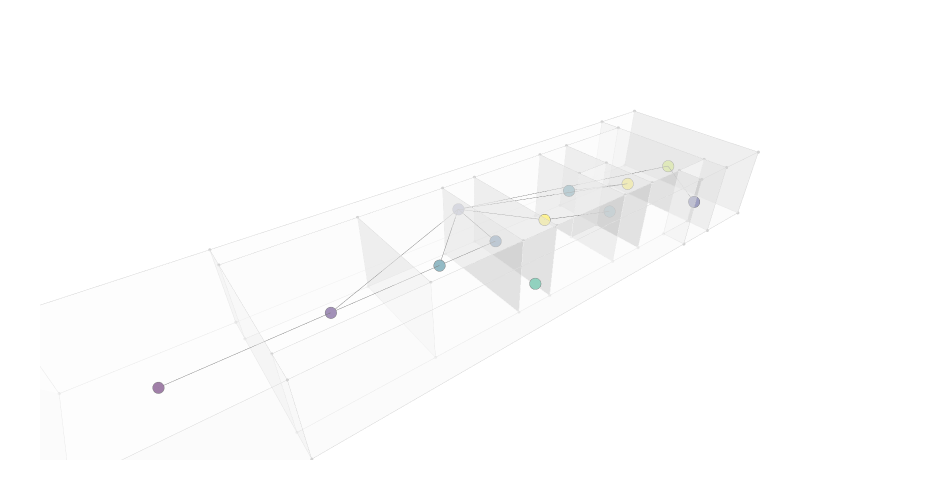

The notebook cell this image was saved under:
### Code cell
g = Graph.ByTopology(house, direct=False, directApertures=True)
graph_data = Plotly.DataByGraph(g, vertexSize=4, vertexGroupKey="label", vertexLabelKey="title", vertexGroups=[0,1,2,3,4,5,6,7,8,9])
bldg_data = Plotly.DataByTopology(house, faceOpacity=0.5, edgeColor="lightgrey", vertexColor="lightgrey")
# bldg_data = []
# graph_data = []
fig = Plotly.FigureByData(graph_data+bldg_data)
Plotly.Show(fig, renderer='jupyterlab')

### Figure 1 — Plotly figure (JSON) as saved in the notebook; plotly's stock layout.template omitted (floating-point values rounded to 4 significant figures; data arrays with more than 128 entries replaced by an {"elided": "..."} marker saying what was removed)
{"data": [{"hoverinfo": "text", "legendgroup": "4", "legendrank": 4, "marker": {"color": [4, 3, 9, 10, 2, 0, 4, 4, 2, 1, 10, 6], "colorscale": [[0, "#440154"], [0.1111, "#482878"], [0.2222, "#3e4989"], [0.3333, "#31688e"], [0.4444, "#26828e"], [0.5556, "#1f9e89"], [0.6667, "#35b779"], [0.7778, "#6ece58"], [0.8889, "#b5de2b"], [1, "#fde725"]], "line": {"color": "black", "width": 0.5}, "size": 4, "symbol": "circle"}, "mode": "markers", "name": "Graph Vertices", "showlegend": false, "text": ["WC 2 (4)", "Kitchen (3)", "Backyard (9)", "Bedroom 2 (10)", "Corridor 1 (2)", "Parking (0)", "WC 1 (4)", "Dining Room (4)", "Service (2)", "Living Room (1)", "Bedroom 1 (10)", "Garden (6)"], "type": "scatter3d", "x": [4.375, 3.25, 3.25, 3.25, 0.5, 3.25, 2.125, 3.25, 6, 3.25, 3.25, 6], "y": [18.8, 13.75, 24.35, 16.25, 14.05, 2.5, 18.8, 11.25, 22.23, 7.25, 21.35, 13.18], "z": [1.5, 1.5, 1.5, 1.5, 1.5, 1.5, 1.5, 1.5, 1.5, 1.5, 1.5, 1.5]}, {"hoverinfo": "text", "legendgroup": "5", "legendrank": 5, "line": {"color": "black", "width": 1}, "mode": "lines", "name": "Graph Edges", "showlegend": false, "text": "", "type": "scatter3d", "x": [3.25, 4.375, null, 0.5, 3.25, null, 3.25, 3.25, null, 3.25, 6, null, 0.5, 3.25, null, 0.5, 3.25, null, 0.5, 3.25, null, 0.5, 3.25, null, 0.5, 3.25, null, 3.25, 3.25, null, 3.25, 2.125, null, 3.25, 3.25, null], "y": [16.25, 18.8, null, 14.05, 13.75, null, 13.75, 11.25, null, 24.35, 22.23, null, 14.05, 24.35, null, 14.05, 16.25, null, 14.05, 21.35, null, 14.05, 11.25, null, 14.05, 7.25, null, 2.5, 7.25, null, 21.35, 18.8, null, 7.25, 11.25, null], "z": [1.5, 1.5, null, 1.5, 1.5, null, 1.5, 1.5, null, 1.5, 1.5, null, 1.5, 1.5, null, 1.5, 1.5, null, 1.5, 1.5, null, 1.5, 1.5, null, 1.5, 1.5, null, 1.5, 1.5, null, 1.5, 1.5, null, 1.5, 1.5, null]}, {"hoverinfo": "text", "hovertext": "", "legendgroup": "1", "legendrank": 1, "marker": {"color": "lightgrey", "size": 1.1}, "mode": "markers", "name": "Topology Vertices", "showlegend": false, "text": "", "type": "scatter3d", "x": [0, 1, 5.5, 6.5, 6.5, 0, 1, 0, 5.5, 6.5, 6.5, 0, 0, 1, 1, 1, 1, 1, 1, 0, 1, 1, 1, 1, 1, 1, 5.5, 5.5, 5.5, 6.5, 5.5, 5.5, 5.5, 5.5, 5.5, 6.5, 5.5, 5.5, 5.5, 5.5, 0, 6.5, 6.5, 5.5, 0, 6.5, 6.5, 5.5, 3.25, 3.25, 3.25, 3.25], "y": [5, 5, 5, 5, 0, 0, 5, 5, 5, 5, 0, 0, 23.1, 23.1, 19.6, 18, 14.5, 13, 9.5, 23.1, 23.1, 19.6, 18, 14.5, 13, 9.5, 9.5, 9.5, 21.35, 21.35, 13, 14.5, 18, 19.6, 21.35, 21.35, 13, 14.5, 18, 19.6, 25.6, 25.6, 23.1, 23.1, 25.6, 25.6, 23.1, 23.1, 19.6, 19.6, 18, 18], "z": [0, 0, 0, 0, 0, 0, 3, 3, 3, 3, 3, 3, 0, 0, 0, 0, 0, 0, 0, 3, 3, 3, 3, 3, 3, 3, 0, 3, 0, 0, 0, 0, 0, 0, 3, 3, 3, 3, 3, 3, 0, 0, 0, 0, 3, 3, 3, 3, 0, 3, 0, 3]}, {"hoverinfo": "text", "legendgroup": "2", "legendrank": 2, "line": {"color": "lightgrey", "width": 1}, "marker": {"size": 0}, "mode": "lines", "name": "Topology Edges", "showlegend": false, "text": "", "type": "scatter3d", "x": {"elided": "300 float values"}, "y": {"elided": "300 float values"}, "z": {"elided": "300 int values"}}, {"cmax": 1, "cmin": 0, "color": "#FAFAFA", "colorscale": [[0, "#440154"], [0.1111, "#482878"], [0.2222, "#3e4989"], [0.3333, "#31688e"], [0.4444, "#26828e"], [0.5556, "#1f9e89"], [0.6667, "#35b779"], [0.7778, "#6ece58"], [0.8889, "#b5de2b"], [1, "#fde725"]], "flatshading": true, "hoverinfo": "text", "hovertext": "", "i": {"elided": "156 int values"}, "j": {"elided": "156 int values"}, "k": {"elided": "156 int values"}, "legendgroup": "3", "legendrank": 3, "lighting": {"facenormalsepsilon": 0}, "name": "Topology Faces", "opacity": 0.5, "showlegend": false, "showscale": false, "text": "", "type": "mesh3d", "x": [5.5, 6.5, 6.5, 1, 0, 0, 1, 0, 5.5, 6.5, 6.5, 0, 1, 0, 1, 1, 1, 1, 1, 1, 0, 1, 1, 1, 1, 1, 5.5, 5.5, 6.5, 5.5, 5.5, 5.5, 5.5, 5.5, 6.5, 5.5, 5.5, 5.5, 5.5, 5.5, 6.5, 6.5, 5.5, 0, 6.5, 0, 6.5, 5.5, 3.25, 3.25, 3.25, 3.25], "y": [5, 5, 0, 5, 0, 5, 5, 5, 5, 5, 0, 0, 9.5, 23.1, 23.1, 19.6, 18, 14.5, 13, 23.1, 23.1, 19.6, 18, 14.5, 13, 9.5, 9.5, 9.5, 21.35, 14.5, 18, 19.6, 21.35, 13, 21.35, 21.35, 13, 14.5, 18, 19.6, 25.6, 23.1, 23.1, 25.6, 25.6, 25.6, 23.1, 23.1, 19.6, 19.6, 18, 18], "z": [0, 0, 0, 0, 0, 0, 3, 3, 3, 3, 3, 3, 0, 0, 0, 0, 0, 0, 0, 3, 3, 3, 3, 3, 3, 3, 0, 3, 0, 0, 0, 0, 0, 0, 3, 3, 3, 3, 3, 3, 0, 0, 0, 0, 3, 3, 3, 3, 0, 3, 0, 3]}], "layout": {"autosize": true, "height": 500, "margin": {"b": 40, "l": 40, "r": 40, "t": 40}, "paper_bgcolor": "rgba(0, 0, 0, 0)", "plot_bgcolor": "rgba(0, 0, 0, 0)", "scene": {"aspectmode": "data", "aspectratio": {"x": 0.8194, "y": 3.227, "z": 0.3782}, "camera": {"center": {"x": 0, "y": 0, "z": 0}, "eye": {"x": 1.416, "y": -1.088, "z": 1.224}, "projection": {"type": "perspective"}, "up": {"x": 0, "y": 0, "z": 1}}, "xaxis": {"type": "linear", "visible": false}, "yaxis": {"type": "linear", "visible": false}, "zaxis": {"type": "linear", "visible": false}}, "showlegend": true, "width": 950, "xaxis": {"showgrid": false, "visible": false, "zeroline": false}, "yaxis": {"showgrid": false, "visible": false, "zeroline": false}}}
